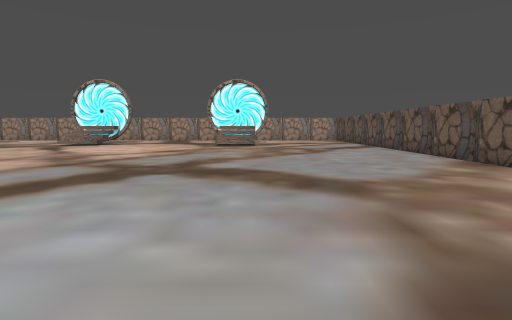
[1] (above)

17 first-person views from a walk through a Godot game level. The camera is 1.5 m above the floor, tilts 6° down and sees 80° across. The floor is counted in squares, 1.8 m on a side. Each view is taken from the middle of a square. On the plan, view 1 faces up. The plan holds only what a view shows up to about 11 squares ahead; the rest is blank.

[2]
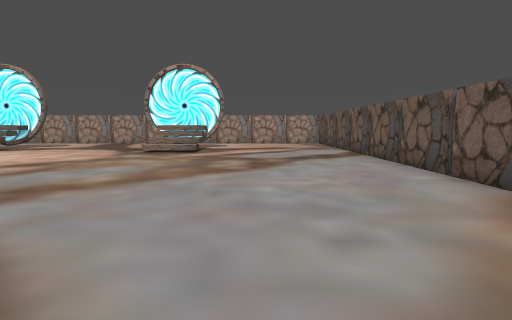

[3]
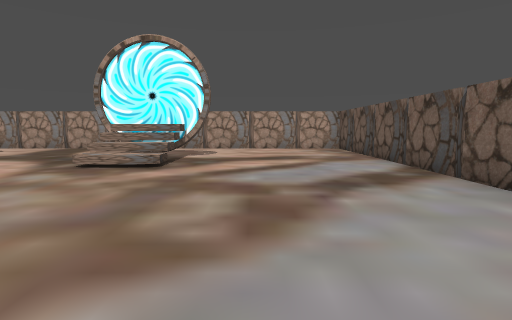

[4]
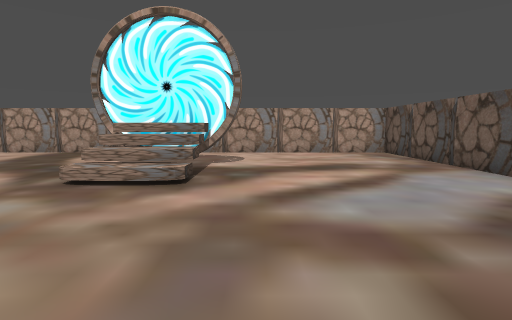

[5]
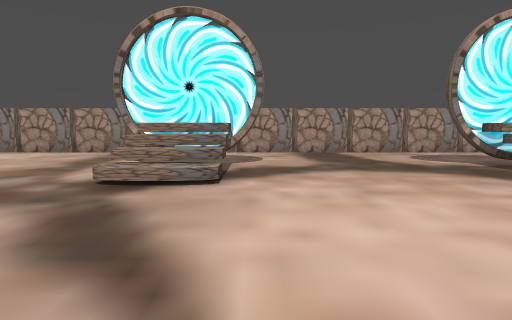

[6]
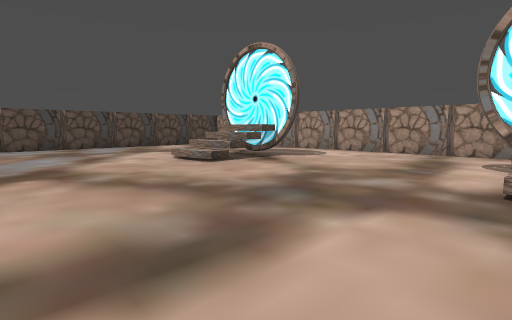

[7]
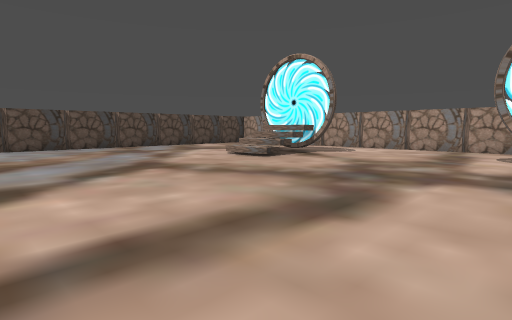

[8]
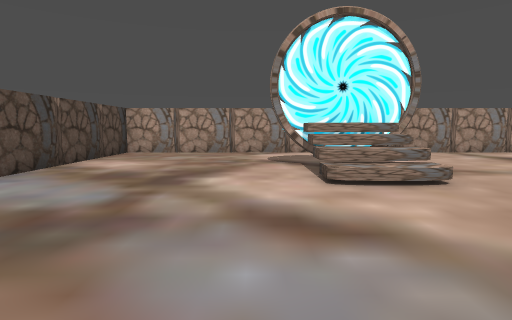

[9]
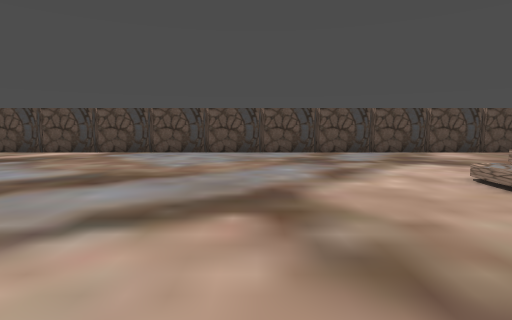

[10]
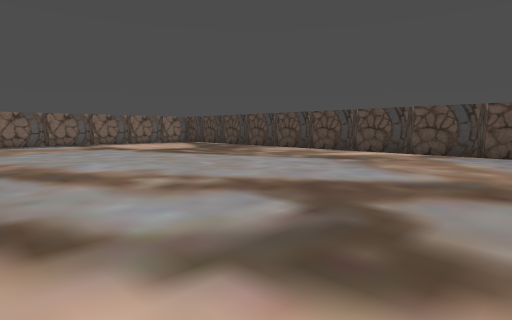

[11]
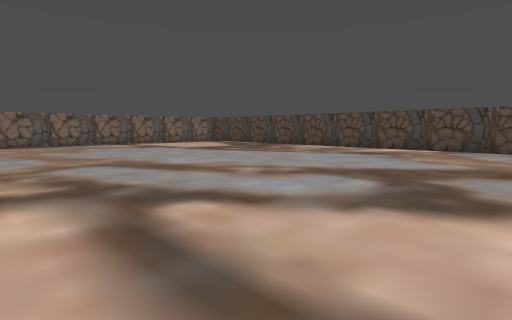

[12]
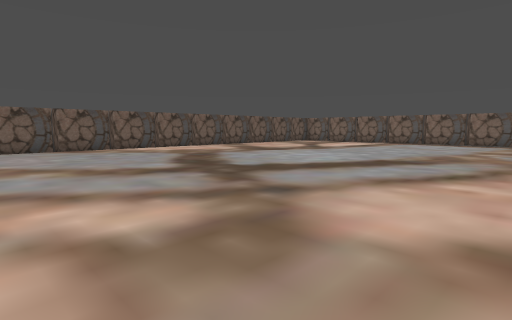

[13]
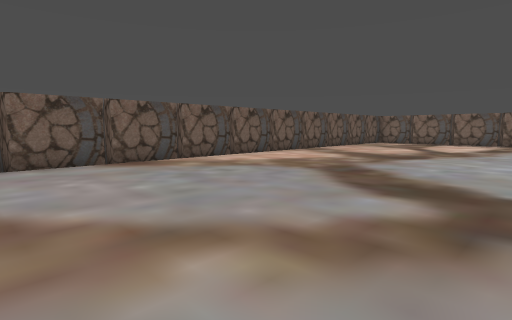

[14]
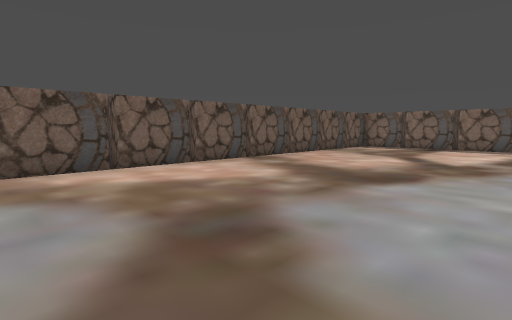

[15]
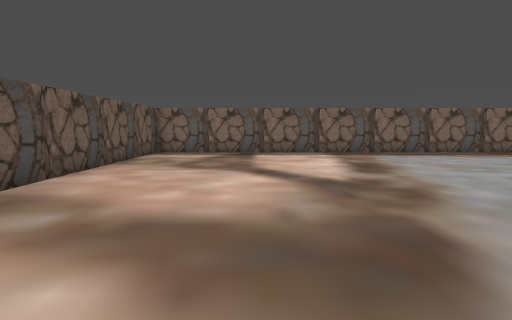

[16]
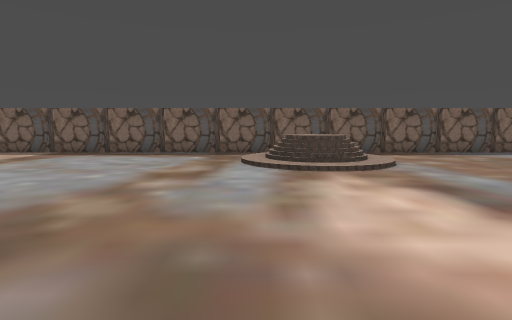

[17]
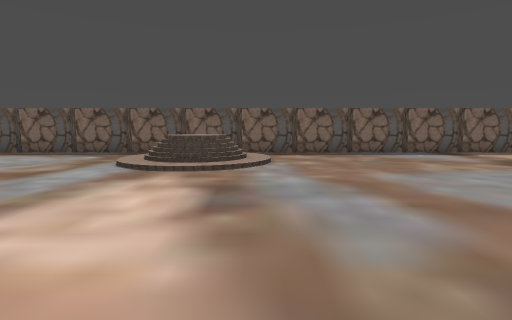

### Floor plan
Key: @ floor where view 1 was taken; # wall or solid block; . floor; / step, stairs or slope.
Columns run from 23 left of view 1 to 6 right of it. Each row starts with its distance up from view 1.
 21 ##############################
 20 #............. ..............#
 19 #............. ..............#
 18 #............................#
 17 #.....#/#....####....#/#.....#
 16 #.....///.....//.....///.....#
 15 #.....///.....//.....///.....#
 14 #............................#
 13 #............................#
 12 #............................#
 11 #............................#
 10 #............................#
  9 #............................#
  8 #.............. .............#
  7 #.............  .............#
  6 #.............  .............#
  5 #.............  .............#
  4 #.............  .............#
  3 #.............  .............#
  2 # ...........................#
  1    ..........................#
  0     ...................@.....#
 -1      ........................#
 -2       .......................#
 -3        .......//.............#
 -4        ......////............#
 -5       .......////............#
 -6      ......../  /............#
 -7      .........  .............#
 -8     ##########################

Positions as (right, up) in squares from view 1, and headings:
1: (0, 0), facing up
2: (2, 4), facing up
3: (2, 8), facing up
4: (1, 10), facing up
5: (-7, 10), facing up
6: (-9, 10), facing up-left
7: (-9, 8), facing up-left
8: (-18, 10), facing up
9: (-12, 11), facing left
10: (-12, 9), facing down-left
11: (-10, 9), facing down-left
12: (-7, 10), facing down-right
13: (-2, 10), facing down-right
14: (-1, 6), facing down-right
15: (2, 3), facing down
16: (-7, 3), facing down
17: (-10, 3), facing down
